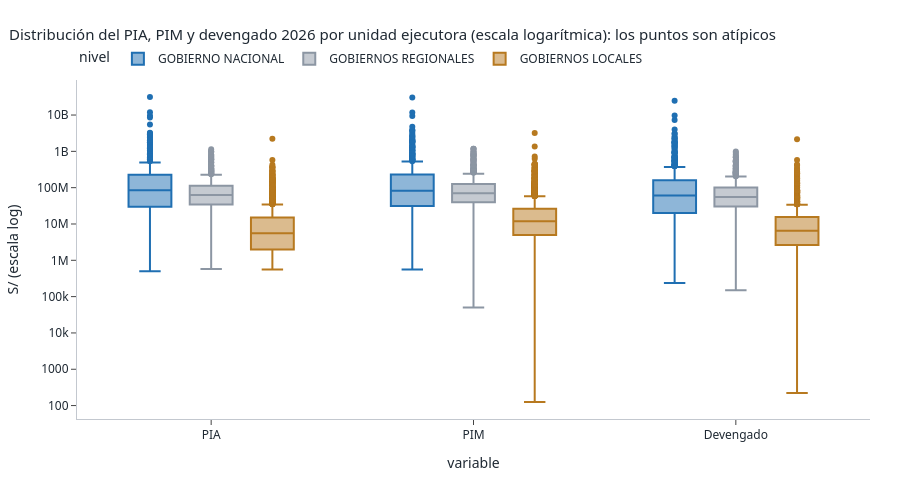
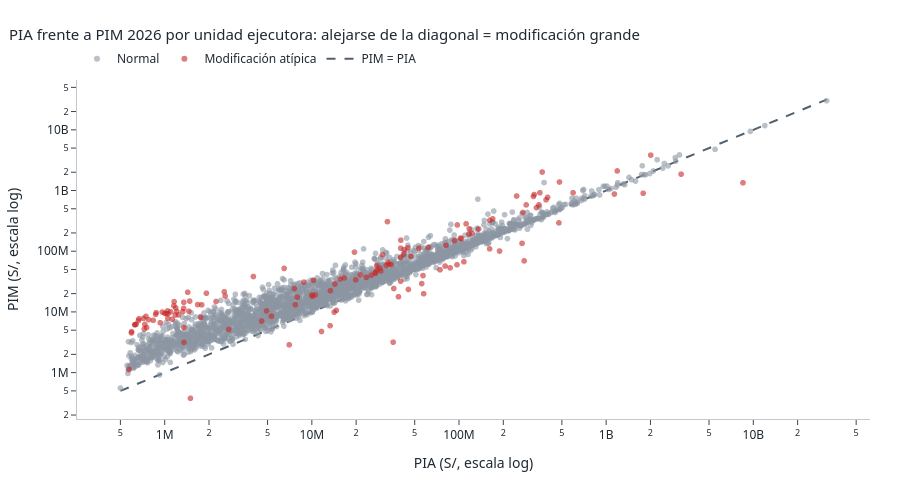

Notebook cell for these charts, in order:
### Markdown cell above
### 6.4 Línea 4 · Detección de patrones atípicos

Se buscan valores **inusuales** del PIA, PIM y devengado de cada unidad ejecutora con dos técnicas estadísticas complementarias:

| Técnica | Regla | Ventaja |
|---|---|---|
| **Rango intercuartílico (Tukey)** | Atípico si el valor está fuera de [Q1 − 1.5·IQR, Q3 + 1.5·IQR]; **extremo** si está fuera de 3·IQR | No supone una distribución; es la regla del diagrama de caja |
| **Puntaje z robusto** | z = 0.6745·(x − mediana) ÷ MAD; atípico si \|z\| > 3.5 (Iglewicz y Hoaglin) | Usa la mediana y la desviación absoluta mediana, que los propios atípicos no distorsionan |

**Decisiones de método**

- Los montos del presupuesto son muy asimétricos (pocas entidades muy grandes y miles pequeñas). En escala original *todo* ministerio grande sería "atípico", así que los montos se analizan en **escala logarítmica** y **dentro de cada nivel de gobierno** (una municipalidad se compara con municipalidades).
- Además de los montos, se evalúan dos **relaciones** que revelan anomalías de gestión: la **modificación PIM ÷ PIA** (presupuestos que crecen o se recortan de forma inusual) y el **avance devengado ÷ PIM**.
- Un atípico **no es un error**: es una alerta para revisar (una transferencia extraordinaria, una obra grande, un registro mal hecho).

### Code cell
# 6.4 Atípicos en PIA, PIM, devengado y sus relaciones, por unidad ejecutora (IQR de Tukey y z robusto).
Z_UMBRAL, K_IQR, K_EXTREMO = 3.5, 1.5, 3.0
ue_m = (fact_presupuesto_anual.groupby(["anio", "entidad_key"])[["monto_pia", "monto_pim", "monto_devengado"]].sum().reset_index()
        .merge(DIM["dim_entidad"][["entidad_key", "nivel_gobierno_nombre", "ejecutora_etiqueta"]], on="entidad_key"))
ue_m = ue_m[ue_m["monto_pim"] > 0].copy()
ue_m["modificacion"] = (ue_m["monto_pim"] / ue_m["monto_pia"]).where(ue_m["monto_pia"] > 0)
ue_m["avance_ue"] = ue_m["monto_devengado"] / ue_m["monto_pim"]
VARIABLES_ATIP = {   # nombre: (columna, transformación, inversa, unidad)
    "PIA": ("monto_pia", np.log10, lambda v: 10 ** v, "S/"),
    "PIM": ("monto_pim", np.log10, lambda v: 10 ** v, "S/"),
    "Devengado": ("monto_devengado", np.log10, lambda v: 10 ** v, "S/"),
    "Modificación PIM ÷ PIA": ("modificacion", np.log10, lambda v: 10 ** v, "veces"),
    "Avance devengado ÷ PIM": ("avance_ue", lambda v: v, lambda v: v, "%"),
}
registros, resumen_atip = [], []
for (anio, nivel), g in ue_m.groupby(["anio", "nivel_gobierno_nombre"], observed=True):
    for var, (colname, f, inv, unidad) in VARIABLES_ATIP.items():
        x = g[colname]
        x = x[(x > 0) if f is np.log10 else x.notna()]
        if len(x) < 10:
            continue
        t = f(x.astype(float))
        q1, q3 = t.quantile([0.25, 0.75])
        iqr = q3 - q1
        med = t.median()
        mad = (t - med).abs().median()
        z = 0.6745 * (t - med) / mad if mad > 0 else pd.Series(0.0, index=t.index)
        fuera_iqr = (t < q1 - K_IQR * iqr) | (t > q3 + K_IQR * iqr)
        extremo = (t < q1 - K_EXTREMO * iqr) | (t > q3 + K_EXTREMO * iqr)
        fuera_z = z.abs() > Z_UMBRAL
        resumen_atip.append({"anio": anio, "nivel": nivel, "variable": var, "n": len(t), "atipicos_iqr": int(fuera_iqr.sum()),
                             "atipicos_z": int(fuera_z.sum()), "ambos": int((fuera_iqr & fuera_z).sum())})
        marcados = t.index[fuera_iqr | fuera_z]
        for i in marcados:
            registros.append({"anio": int(anio), "entidad_key": int(g.loc[i, "entidad_key"]), "nivel_gobierno": nivel, "variable": var,
                              "unidad": unidad, "valor": float(x.loc[i]), "mediana_grupo": float(inv(med)),
                              "limite_inferior": float(inv(q1 - K_IQR * iqr)), "limite_superior": float(inv(q3 + K_IQR * iqr)),
                              "z_robusta": float(z.loc[i]), "tipo": "Alto" if t.loc[i] > med else "Bajo",
                              "tecnica": "IQR y z robusto" if (fuera_iqr.loc[i] and fuera_z.loc[i]) else ("Solo IQR" if fuera_iqr.loc[i] else "Solo z robusto"),
                              "severidad": "Extremo" if extremo.loc[i] else "Moderado"})
atipicos_entidades = pd.DataFrame(registros)
resumen_atip = pd.DataFrame(resumen_atip)
tabla_resumen_atip = resumen_atip.groupby(["variable", "anio"])[["n", "atipicos_iqr", "atipicos_z", "ambos"]].sum().unstack("anio")
display(tabla_resumen_atip)

confirmados = atipicos_entidades[atipicos_entidades["tecnica"] == "IQR y z robusto"].merge(
    DIM["dim_entidad"][["entidad_key", "ejecutora_etiqueta"]], on="entidad_key")
top_atip = (confirmados[confirmados["anio"] == a1].assign(abs_z=lambda d: d["z_robusta"].abs())
            .nlargest(12, "abs_z")[["variable", "nivel_gobierno", "ejecutora_etiqueta", "valor", "mediana_grupo", "z_robusta", "tipo", "severidad"]])
display(top_atip.style.format({"valor": "{:,.2f}", "mediana_grupo": "{:,.2f}", "z_robusta": "{:+.1f}"}))
atipicos_entidades.to_csv(OUTPUTS / "atipicos_entidades.csv", index=False, encoding="utf-8-sig")

if TIENE_PLOTLY:
    largo = []
    for var in ["PIA", "PIM", "Devengado"]:
        colname = VARIABLES_ATIP[var][0]
        d = ue_m[(ue_m["anio"] == a1) & (ue_m[colname] > 0)]
        largo.append(pd.DataFrame({"variable": var, "nivel": d["nivel_gobierno_nombre"].astype(str), "monto": d[colname],
                                   "ejecutora": d["ejecutora_etiqueta"]}))
    largo = pd.concat(largo)
    fig = px.box(largo, x="variable", y="monto", color="nivel", points="outliers", log_y=True, hover_data=["ejecutora"],
                 color_discrete_sequence=[AZUL, GRIS, COLOR_META])
    fig.update_layout(title=f"Distribución del PIA, PIM y devengado {a1} por unidad ejecutora (escala logarítmica): los puntos son atípicos",
                      yaxis_title="S/ (escala log)", height=480)
    mostrar(fig, "atipicos_cajas")

    mod = ue_m[(ue_m["anio"] == a1) & (ue_m["monto_pia"] > 0)].copy()
    mod["atipico"] = mod["entidad_key"].isin(atipicos_entidades.query("anio == @a1 and variable == 'Modificación PIM ÷ PIA'")["entidad_key"])
    fig = px.scatter(mod, x="monto_pia", y="monto_pim", color=mod["atipico"].map({True: "Modificación atípica", False: "Normal"}),
                     log_x=True, log_y=True, hover_data=["ejecutora_etiqueta"], opacity=0.6,
                     color_discrete_map={"Modificación atípica": ESTADO["critico"], "Normal": GRIS})
    lim = [mod["monto_pia"].min(), mod["monto_pia"].max()]
    fig.add_scatter(x=lim, y=lim, mode="lines", line=dict(color=TINTA_2, dash="dash"), name="PIM = PIA")
    fig.update_layout(title=f"PIA frente a PIM {a1} por unidad ejecutora: alejarse de la diagonal = modificación grande",
                      xaxis_title="PIA (S/, escala log)", yaxis_title="PIM (S/, escala log)", legend_title_text="", height=480)
    mostrar(fig, "atipicos_modificacion")

# Meses atípicos a nivel nacional (regla IQR sobre los 12 meses del año base).
s_mes = dev_mes[a0]
q1m, q3m = s_mes.quantile([0.25, 0.75])
meses_atip = [MESES[m - 1].lower() for m in s_mes.index if s_mes[m] > q3m + K_IQR * (q3m - q1m) or s_mes[m] < q1m - K_IQR * (q3m - q1m)]
n_conf = len(confirmados[confirmados["anio"] == a1])
var_top = confirmados[confirmados["anio"] == a1]["variable"].value_counts().idxmax() if n_conf else "—"
EXPLICA_ATIP = {
    "Modificación PIM ÷ PIA": "Un PIM muy por encima del PIA suele deberse a transferencias de partidas o créditos suplementarios recibidos durante el año.",
    "Avance devengado ÷ PIM": "Son unidades ejecutoras con un avance muy por debajo (o por encima) de sus pares: candidatas a seguimiento en el POA.",
    "PIA": "Son presupuestos de apertura inusualmente grandes o pequeños para su nivel de gobierno.",
    "PIM": "Son presupuestos vigentes inusualmente grandes o pequeños para su nivel de gobierno.",
    "Devengado": "Son ejecuciones inusualmente grandes o pequeñas para su nivel de gobierno."}
nota(f"""**Lectura automática**

- En {a1} se detectan **{len(atipicos_entidades[atipicos_entidades['anio'] == a1]):,}** valores atípicos por al menos una técnica; **{n_conf:,}** son confirmados por **ambas** (IQR y z robusto), y son los que conviene revisar primero.
- La variable con más atípicos confirmados es **{var_top}**. {EXPLICA_ATIP.get(var_top, '')}
- **Meses atípicos** del gasto nacional en {a0} (regla IQR): {', '.join(meses_atip) if meses_atip else 'ninguno'}. {'Confirma el efecto diciembre de la línea 3.' if 'diciembre' in meses_atip else ''}
- El detalle completo está en `outputs/{CARPETA}/atipicos_entidades.csv` y en Gold (`atipicos_entidades`).""")

### Figure 1 — Plotly figure (JSON) as saved in the notebook; plotly's stock layout.template omitted (floating-point values rounded to 4 significant figures; data arrays with more than 128 entries replaced by an {"elided": "..."} marker saying what was removed)
{"data": [{"alignmentgroup": "True", "boxpoints": "outliers", "customdata": {"elided": "1172x1 str values"}, "hovertemplate": "nivel=GOBIERNO NACIONAL<br>variable=%{x}<br>monto=%{y}<br>ejecutora=%{customdata[0]}<extra></extra>", "legendgroup": "GOBIERNO NACIONAL", "marker": {"color": "#1F6FB2"}, "name": "GOBIERNO NACIONAL", "notched": false, "offsetgroup": "GOBIERNO NACIONAL", "orientation": "v", "showlegend": true, "type": "box", "x": {"elided": "1172 str values"}, "x0": " ", "xaxis": "x", "y": {"elided": "1172 float values"}, "y0": " ", "yaxis": "y"}, {"alignmentgroup": "True", "boxpoints": "outliers", "customdata": {"elided": "1700x1 str values"}, "hovertemplate": "nivel=GOBIERNOS REGIONALES<br>variable=%{x}<br>monto=%{y}<br>ejecutora=%{customdata[0]}<extra></extra>", "legendgroup": "GOBIERNOS REGIONALES", "marker": {"color": "#8C96A3"}, "name": "GOBIERNOS REGIONALES", "notched": false, "offsetgroup": "GOBIERNOS REGIONALES", "orientation": "v", "showlegend": true, "type": "box", "x": {"elided": "1700 str values"}, "x0": " ", "xaxis": "x", "y": {"elided": "1700 float values"}, "y0": " ", "yaxis": "y"}, {"alignmentgroup": "True", "boxpoints": "outliers", "customdata": {"elided": "5723x1 str values"}, "hovertemplate": "nivel=GOBIERNOS LOCALES<br>variable=%{x}<br>monto=%{y}<br>ejecutora=%{customdata[0]}<extra></extra>", "legendgroup": "GOBIERNOS LOCALES", "marker": {"color": "#B7791F"}, "name": "GOBIERNOS LOCALES", "notched": false, "offsetgroup": "GOBIERNOS LOCALES", "orientation": "v", "showlegend": true, "type": "box", "x": {"elided": "5723 str values"}, "x0": " ", "xaxis": "x", "y": {"elided": "5723 float values"}, "y0": " ", "yaxis": "y"}], "layout": {"boxmode": "group", "height": 480, "legend": {"title": {"text": "nivel"}, "tracegroupgap": 0}, "title": {"text": "Distribución del PIA, PIM y devengado 2026 por unidad ejecutora (escala logarítmica): los puntos son atípicos"}, "xaxis": {"anchor": "y", "domain": [0, 1], "title": {"text": "variable"}}, "yaxis": {"anchor": "x", "domain": [0, 1], "title": {"text": "S/ (escala log)"}, "type": "log"}}}

### Figure 2 — Plotly figure (JSON) as saved in the notebook; plotly's stock layout.template omitted (floating-point values rounded to 4 significant figures; data arrays with more than 128 entries replaced by an {"elided": "..."} marker saying what was removed)
{"data": [{"customdata": {"elided": "2690x1 str values"}, "hovertemplate": "color=Normal<br>monto_pia=%{x}<br>monto_pim=%{y}<br>ejecutora_etiqueta=%{customdata[0]}<extra></extra>", "legendgroup": "Normal", "marker": {"color": "#8C96A3", "opacity": 0.6, "symbol": "circle"}, "mode": "markers", "name": "Normal", "showlegend": true, "type": "scattergl", "x": {"elided": "2690 float values"}, "xaxis": "x", "y": {"elided": "2690 float values"}, "yaxis": "y"}, {"customdata": {"elided": "146x1 str values"}, "hovertemplate": "color=Modificación atípica<br>monto_pia=%{x}<br>monto_pim=%{y}<br>ejecutora_etiqueta=%{customdata[0]}<extra></extra>", "legendgroup": "Modificación atípica", "marker": {"color": "#C62828", "opacity": 0.6, "symbol": "circle"}, "mode": "markers", "name": "Modificación atípica", "showlegend": true, "type": "scattergl", "x": {"elided": "146 float values"}, "xaxis": "x", "y": {"elided": "146 float values"}, "yaxis": "y"}, {"line": {"color": "#52606D", "dash": "dash"}, "mode": "lines", "name": "PIM = PIA", "type": "scatter", "x": [500000, 31482888056], "y": [500000, 31482888056]}], "layout": {"height": 480, "legend": {"title": {"text": ""}, "tracegroupgap": 0}, "title": {"text": "PIA frente a PIM 2026 por unidad ejecutora: alejarse de la diagonal = modificación grande"}, "xaxis": {"anchor": "y", "domain": [0, 1], "title": {"text": "PIA (S/, escala log)"}, "type": "log"}, "yaxis": {"anchor": "x", "domain": [0, 1], "title": {"text": "PIM (S/, escala log)"}, "type": "log"}}}
